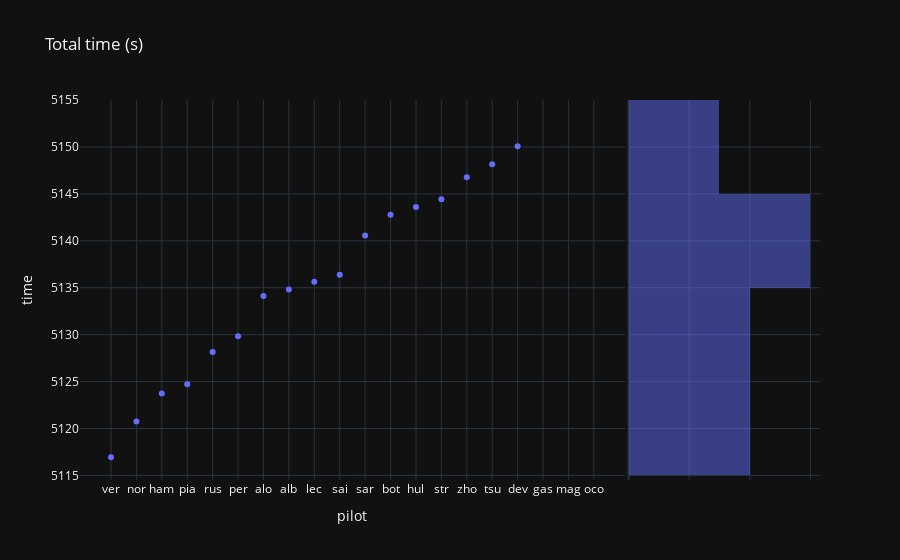

Notebook code cell kept with this figure:
### Code cell
px.scatter(last_gp, x="pilot", y="time", title="Total time (s)", marginal_y="histogram", template="plotly_dark")
# no data displayed if the pilot didn't finish or had one lap of delay

### Figure 1 — Plotly figure (JSON) as saved in the notebook; plotly's stock layout.template omitted (floating-point values rounded to 4 significant figures)
{"data": [{"hovertemplate": "pilot=%{x}<br>time=%{y}<extra></extra>", "legendgroup": "", "marker": {"color": "#636efa", "symbol": "circle"}, "mode": "markers", "name": "", "orientation": "v", "showlegend": false, "type": "scatter", "x": ["ver", "nor", "ham", "pia", "rus", "per", "alo", "alb", "lec", "sai", "sar", "bot", "hul", "str", "zho", "tsu", "dev", "gas", "mag", "oco"], "xaxis": "x", "y": [5117.0, 5121.0, 5124.0, 5125.0, 5128.0, 5130.0, 5134.0, 5135.0, 5136.0, 5136.0, 5141.0, 5143.0, 5144.0, 5144.0, 5147.0, 5148.0, 5150.0, null, null, null], "yaxis": "y"}, {"alignmentgroup": "True", "bingroup": "y", "hovertemplate": "time=%{y}<br>count=%{x}<extra></extra>", "legendgroup": "", "marker": {"color": "#636efa"}, "name": "", "offsetgroup": "", "opacity": 0.5, "showlegend": false, "type": "histogram", "xaxis": "x2", "y": [5117.0, 5121.0, 5124.0, 5125.0, 5128.0, 5130.0, 5134.0, 5135.0, 5136.0, 5136.0, 5141.0, 5143.0, 5144.0, 5144.0, 5147.0, 5148.0, 5150.0, null, null, null], "yaxis": "y2"}], "layout": {"barmode": "overlay", "legend": {"tracegroupgap": 0}, "title": {"text": "Total time (s)"}, "xaxis": {"anchor": "y", "domain": [0, 0.7363], "title": {"text": "pilot"}}, "xaxis2": {"anchor": "y2", "domain": [0.7413, 1], "matches": "x2", "showgrid": true, "showline": false, "showticklabels": false, "ticks": ""}, "yaxis": {"anchor": "x", "domain": [0, 1], "title": {"text": "time"}}, "yaxis2": {"anchor": "x2", "domain": [0, 1], "matches": "y", "showgrid": true, "showticklabels": false}}}
